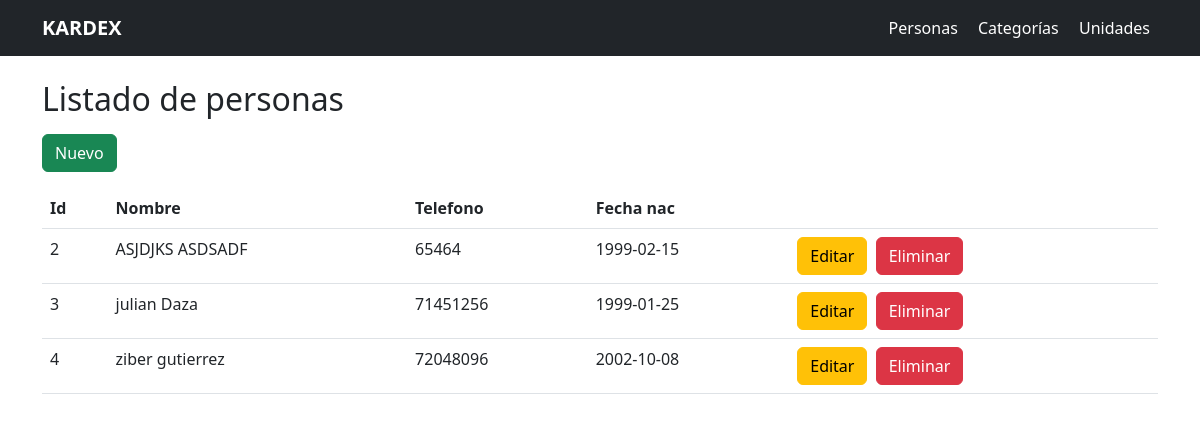
The page /personas on the database its author committed.
### tables this page shows
CREATE TABLE personas (
            id INTEGER PRIMARY KEY AUTOINCREMENT,
            nombre TEXT NOT NULL,
            apellido TEXT NOT NULL,
            telefono TEXT,
            fecha_nacimiento DATE NOT NULL
        );

### app.py (the view)
@app.route("/personas")
def personas_index():
    conn = sqlite3.connect("kardex.db")
    conn.row_factory = sqlite3.Row
    cursor = conn.cursor()
    cursor.execute("SELECT * FROM personas")
    personas = cursor.fetchall()
    conn.close()
    return render_template("personas/index.html", personas=personas)

### templates/personas/index.html
{% include "header.html" %}
<h2 class="mb-3">Listado de personas</h2>
<a href="/personas/create" class="btn btn-success mb-3">Nuevo</a>
<table class="table">
    <thead>
        <tr>
            <th>Id</th>
            <th>Nombre</th>
            <th>Telefono</th>
            <th>Fecha nac</th>
            <th></th>
        </tr>
    </thead>
    <tbody>
    {% for p in personas %}
        <tr>
            <td>{{ p.id }}</td>
            <td>{{ p.nombre }} {{ p.apellido }}</td>
            <td>{{ p.telefono }}</td>
            <td>{{ p.fecha_nacimiento }}</td>
            <td>
                <a href="/personas/edit/{{p.id}}" class="btn btn-warning">Editar</a>
                <a href="/personas/delete/{{p.id}}" class="btn btn-danger ms-1"
                   onclick="return confirm('¿Está seguro???')">Eliminar</a>
            </td>
        </tr>
    {% endfor %}
    </tbody>
</table>
{% include "footer.html" %}

### rows shown on the page
personas: id "2", nombre "ASJDJKS", apellido "ASDSADF", telefono "65464", fecha_nacimiento "1999-02-15"
personas: id "3", nombre "julian", apellido "Daza", telefono "71451256", fecha_nacimiento "1999-01-25"
personas: id "4", nombre "ziber", apellido "gutierrez", telefono "72048096", fecha_nacimiento "2002-10-08"
